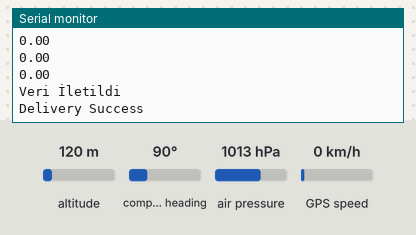
This sketch was run on a simulated ESP32. Shown: the last lines printed to the serial monitor. The inputs (shaded band) are chosen by the test bench; at power-on: altitude 120 m, air pressure 1013 hPa, compass heading 90°, GPS speed 0 km/h. The GPS gets a fix after 3 s at 37.7749, -122.4194 with 8 satellites.

Above: at 1.2 s.
1.3 s: altitude set to 20 m
2.8 s: air pressure set to 952 hPa
At 3.21 s:
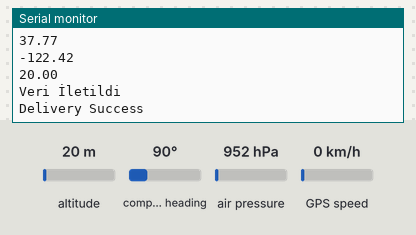
4.3 s: altitude set to 250 m
At 5.22 s:
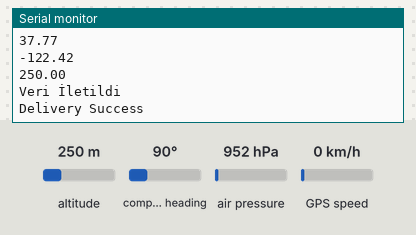
Timing chart, 0 to 7.3 s (numbered marks = the images above; inputs shaded):
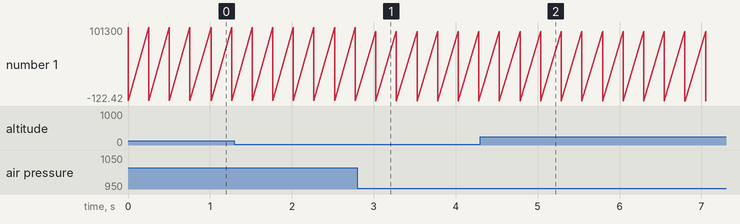

The sketch:

tasiyici.ino
```cpp
//bmp 180
#include <Wire.h>
#include<stdlib.h>
#include <Adafruit_BMP085.h>

Adafruit_BMP085 bmp;
//espnow
#include <esp_now.h> // https://github.com/espressif/esp-idf
#include <WiFi.h>
//gps
#include <TinyGPS++.h> // https://github.com/mikalhart/TinyGPSPlus
TinyGPSPlus gps;
HardwareSerial GPS(2);

//ham veriler
double gps2lat = 0.000;
double gps2long = 0.000;
float gps2alt = 0.000;
float yukseklik = 0;
float basinc;
// alıcı MAC Address
uint8_t broadcastAddress[] = {0x30, 0xC6, 0xF7, 0x2F, 0x9A, 0x34};

// Data structure
typedef struct struct_message {
  double a;
  double b;
  float c;
  float d;
  float e;
} struct_message;
// data object
struct_message myData;
// Peer info
esp_now_peer_info_t peerInfo;
// Callback function called when data is sent
void OnDataSent(const uint8_t *mac_addr, esp_now_send_status_t status) {
  Serial.println(status == ESP_NOW_SEND_SUCCESS ? "Delivery Success" : "Delivery Fail");
}

void setup() {
  Wire.begin(21, 22);


  GPS.begin(9600, SERIAL_8N1, 34, 12);   //17-TX 18-RX

  //115200 seri haberleşme
  Serial.begin(115200);
  // gps serial
  //Serial1.begin(9600, SERIAL_8N1, 34, 12);   //17-TX 18-RX
  // wifi modu
  WiFi.mode(WIFI_STA);
  if (!bmp.begin()) {
    Serial.println("BMP Hatası.");
  }
  if (esp_now_init() != ESP_OK) {
    Serial.println("ESP-NOW Hatası.");
    return;
  }
  // Register the send callback
  esp_now_register_send_cb(OnDataSent);
  memcpy(peerInfo.peer_addr, broadcastAddress, 6);
  peerInfo.channel = 0;
  peerInfo.encrypt = false;
  // Add peer
  if (esp_now_add_peer(&peerInfo) != ESP_OK) {
    Serial.println("MAC Bağlantı Hatası");
    return;
  }
}

void loop() {

  // put your main code here, to run repeatedly:
  gps2lat = gps.location.lat();
  myData.a = gps2lat;
  gps2long = gps.location.lng();
  myData.b = gps2long;
  gps2alt = gps.altitude.feet() / 3.2808;
  myData.c = gps2alt;
  yukseklik = bmp.readAltitude(); //readSealevelPressure();
  // yukseklik=random(24,32);
  myData.d = yukseklik;
  basinc = bmp.readPressure();
  //basinc=random(24,32);
  myData.e = basinc;
  Serial.println(basinc);
  Serial.println(yukseklik);
  Serial.println(gps2lat);
  Serial.println(gps2long);
  Serial.println(gps2alt);


  //veri gönder
  esp_err_t result = esp_now_send(broadcastAddress, (uint8_t *) &myData, sizeof(myData));
  // veri gönderim konrol
  if (result == ESP_OK) {
    Serial.println("Veri İletildi");
  }
  else {
    esp_now_add_peer(&peerInfo);
  }
  smartDelay(250);
  if (millis() > 5000 && gps.charsProcessed() < 10)
    Serial.println(F("No GPS data received: check wiring"));
}


static void smartDelay(unsigned long ms)
{
  unsigned long start = millis();
  do
  {
    while (GPS.available())
      gps.encode(GPS.read());
  } while (millis() - start < ms);
}
```

Measured:
- after the input at 2.8 s, the serial monitor: prints a new line after 0.23 s (image 1)
- after the input at 4.3 s, the serial monitor: prints a new line after 0.74 s (image 2)
- plotted number 1: 20 → 250 after the input at 4.3 s
